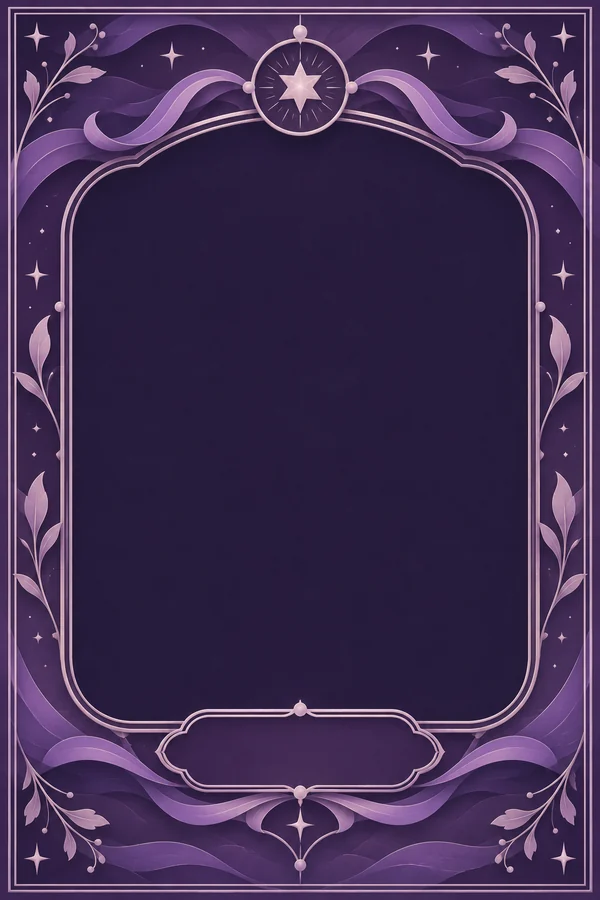
#> input picture 底稿/门面/第二轮/样张_建档/assets/star_epic.webp, 600 x 900 px
$ python crop.py '../../../第二轮/样张_建档/assets/star_epic.webp'
#> lines starting #> are read from the running program, lines starting #| are printed output that depends on the picture
#!/usr/bin/env python3
# 审图用：把一张图切成几块放大了看。python crop.py 键 [x0,y0,x1,y1 ...]（坐标是 0 到 1 的比例；不写就切成左、中、右三块）
# 写到 scratchpad/迷宫纪原画/crops/<键>_<n>.jpg
import os
import sys
from PIL import Image

OUT = 'E:/aldran_art/底稿/状态栏/comfy/out/门面_原画_迷宫纪_节点'
DST = os.path.join(os.path.dirname(os.path.abspath(__file__)), 'crops')
os.makedirs(DST, exist_ok=True)
key = sys.argv[1]
src = key if os.path.exists(key) else os.path.join(OUT, key + '.png')
im = Image.open(src).convert('RGB')
#> im is the input picture: PIL image 600x900 RGB; mean R, G, B 65.6, 47, 83.7
W, H = im.size
#> W = 600; H = 900
boxes = [tuple(float(v) for v in a.split(',')) for a in sys.argv[2:]] or [(0, 0, 0.4, 1), (0.3, 0, 0.7, 1), (0.6, 0, 1, 1)]
base = os.path.splitext(os.path.basename(src))[0]
for i, (x0, y0, x1, y1) in enumerate(boxes):
    c = im.crop((int(x0 * W), int(y0 * H), int(x1 * W), int(y1 * H)))
    s = min(3.0, 1500 / max(c.size))
    if s > 1.05:
        c = c.resize((int(c.size[0] * s), int(c.size[1] * s)), Image.LANCZOS)
    p = os.path.join(DST, '%s_%d.jpg' % (base, i + 1))
    c.save(p, quality=90)
    print(p, c.size, '原图', (W, H))
#> this loop made 3 passes
#> pass 1, `c = im.crop((int(x0 * W), int(y0 * H), int(x1 * W), int(y1 * H)))`:
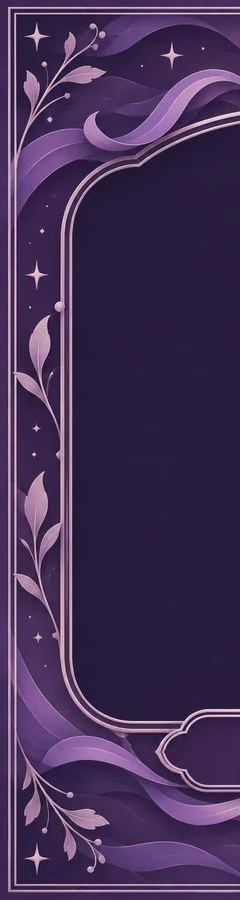
#> c: PIL image 240x900 RGB; mean R, G, B 67.5, 48.4, 85.6
#> pass 1, `c = c.resize((int(c.size[0] * s), int(c.size[1] * s)), Image.LANCZOS)`:
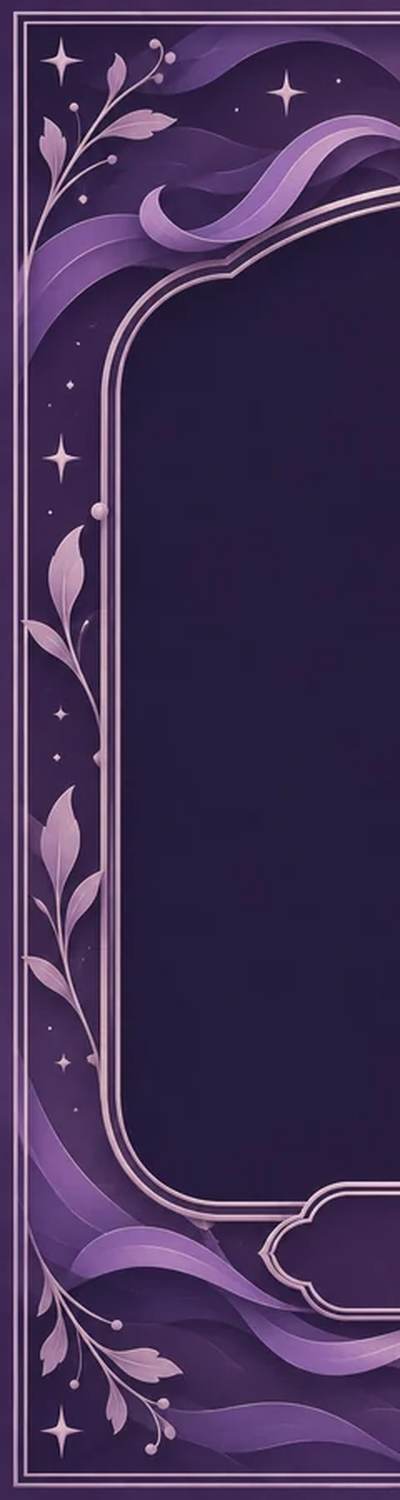
#> c: PIL image 400x1500 RGB; mean R, G, B 67.5, 48.4, 85.6
#> pass 2, `c = im.crop((int(x0 * W), int(y0 * H), int(x1 * W), int(y1 * H)))`:
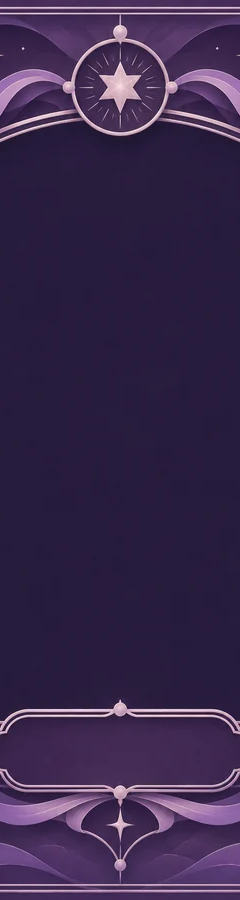
#> c: PIL image 240x900 RGB; mean R, G, B 57.1, 40.6, 76.2
#> after the loop:
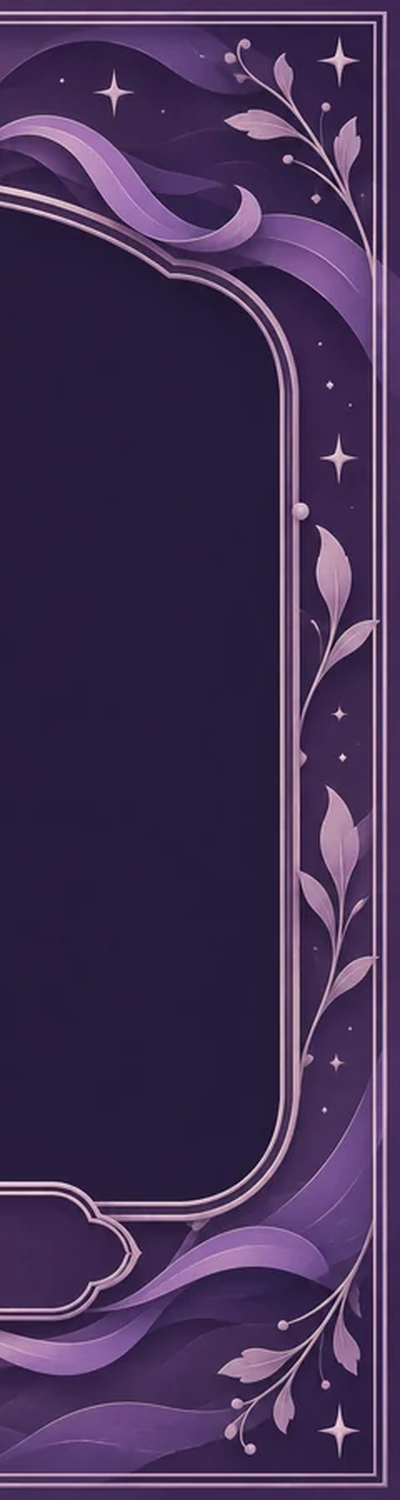
#> c: PIL image 400x1500 RGB; mean R, G, B 67.8, 48.5, 85.7
